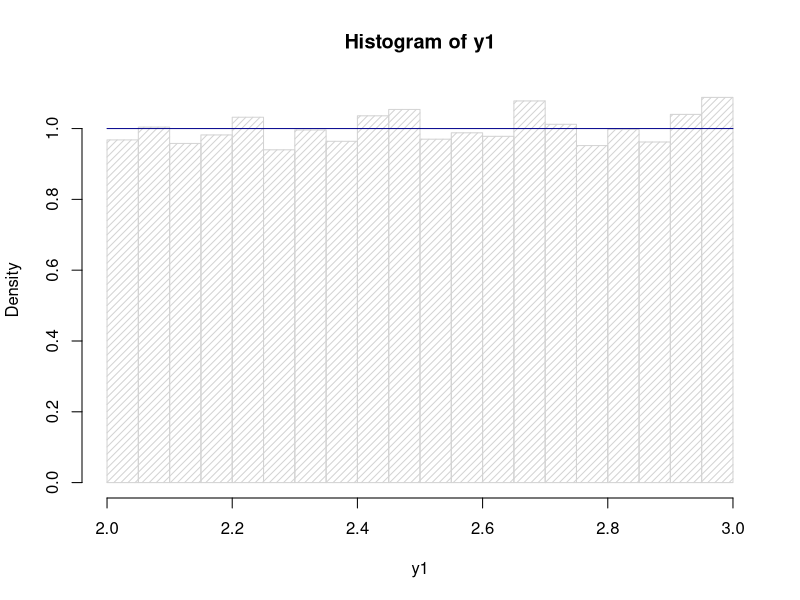
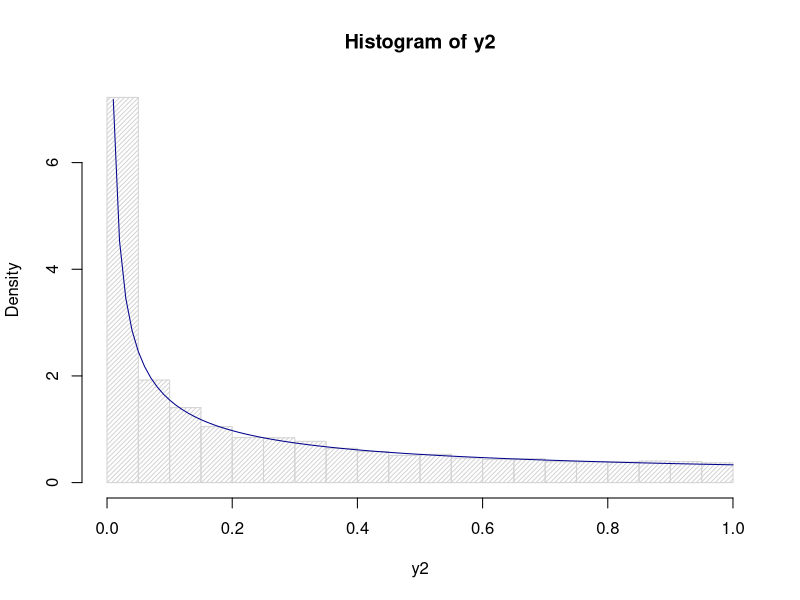
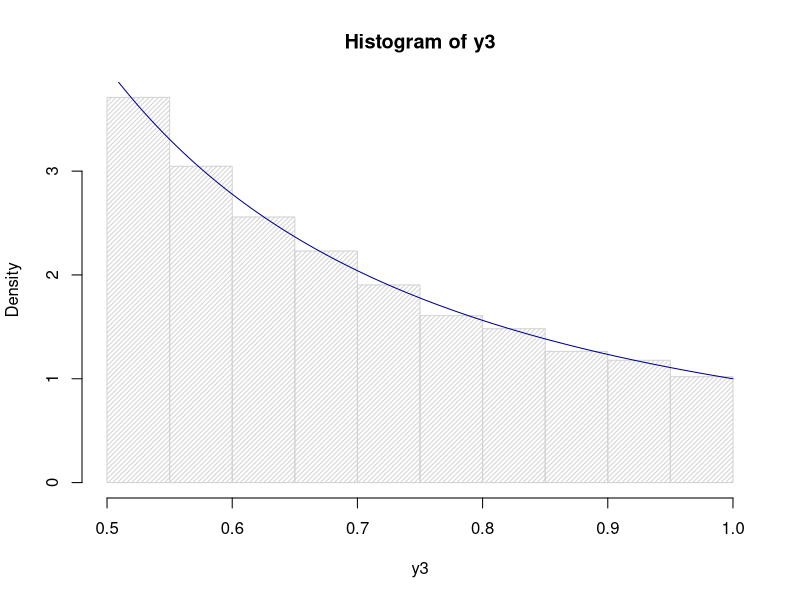
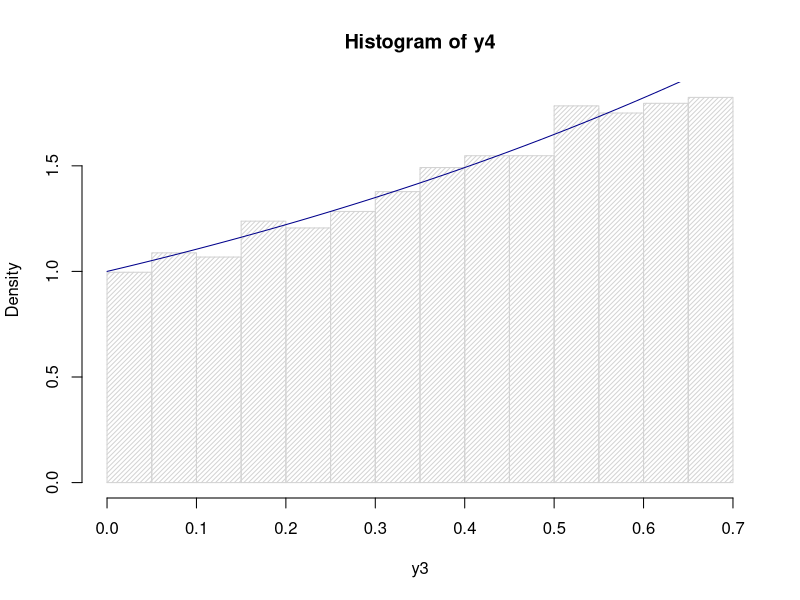

Here is the R script that generated these plots, in order:
## ---- chunk 1
#p=0.5
1-pbinom(3,7,0.5)
#p=0.6
1-pbinom(3,7,0.6)
#p=0.7
1-pbinom(3,7,0.7)
## ---- chunk 2
#p=0.6
i=1
while (1-pbinom(i,2*i+1,0.6)<0.95){
  i=i+1
}
i
## ---- chunk 3
#n=67
1-pbinom(33,67,0.6)
## ---- chunk 4
set.seed(2021)
u<-runif(10000,0,1)
y1<-u+2
y2<-u^3
y3<-1/(u+1)
y4<-log(u+1)
hist(y1, freq = FALSE, xlab = 'y1', density = 20)
segments(x0=2,y0=1,x1=3,y1=1,col="darkblue")
## ---- chunk 5
hist(y2, freq = FALSE, xlab = 'y2',density=30)
curve((1/3)*((x)^(-2/3)),0,1,col="darkblue",add=TRUE)
## ---- chunk 6
hist(y3, freq =FALSE, xlab = 'y3',density=30)
curve(1/(x^2),1/2,1,col="darkblue",add=TRUE)
## ---- chunk 7
hist(y4, freq =FALSE, xlab = 'y3',density=30)
curve(exp(x),0,log(2),col="darkblue",add=TRUE)
## ---- chunk 8
set.seed(2021)
s1<-sample(1:6,10,replace=TRUE)
mean(s1)
var(s1)

s2<-sample(1:6,1000,replace=TRUE)
mean(s2)
var(s2)
